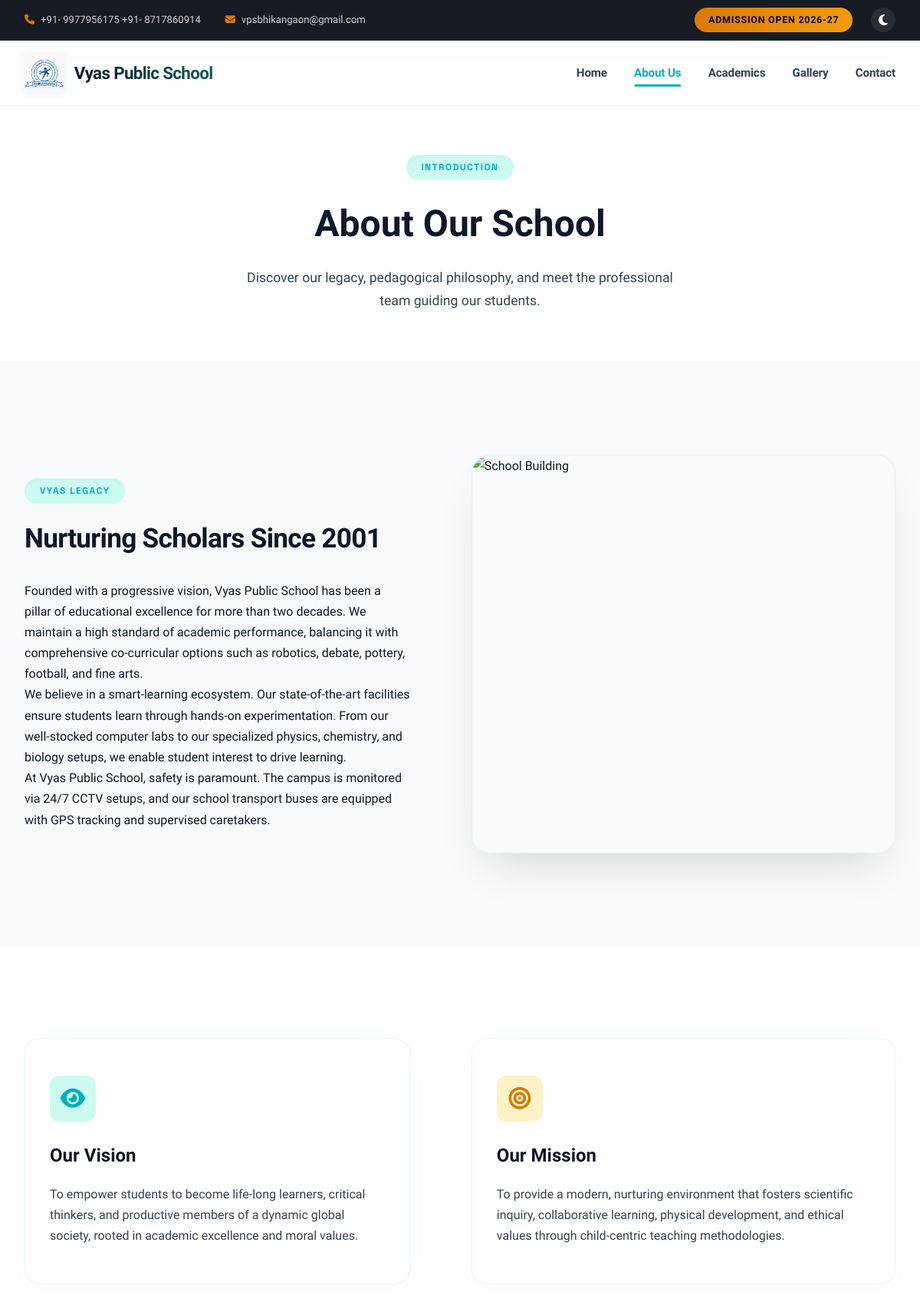
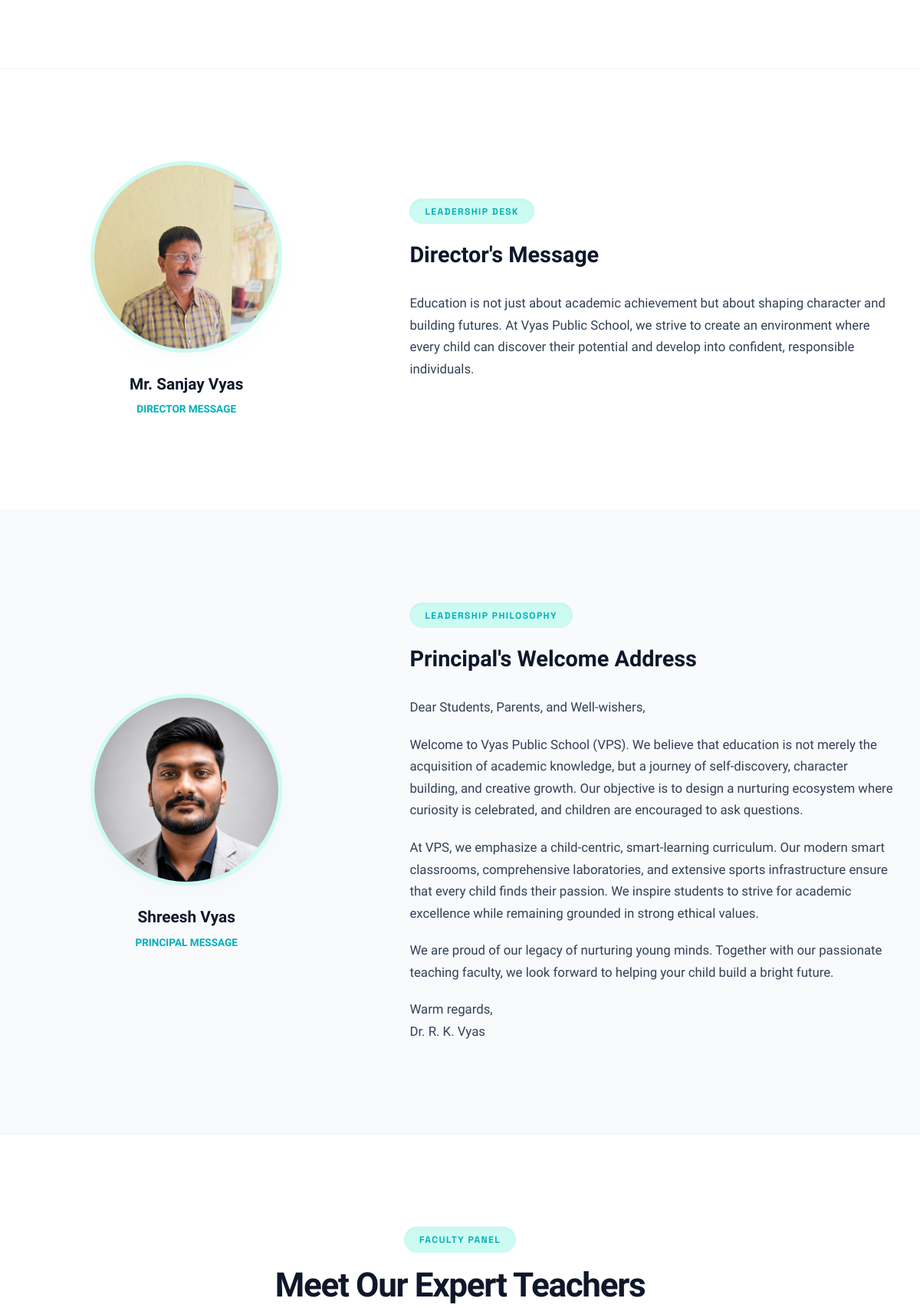
The page /about/ (upper part) on the database its author committed (2 pictures, top to bottom).
### school/models.py (models this page shows, shortened)
class SchoolConfig(models.Model):
    school_name = models.CharField(max_length=200, default="Vyas Public School")
    logo = models.ImageField(upload_to="school/", blank=True, null=True, help_text="Best size: 200x60px (PNG with transparency)")
    favicon = models.ImageField(upload_to="school/", blank=True, null=True)
    email = models.EmailField(default="info@vyaspublicschool.com")
    phone = models.CharField(max_length=50, default="+91 98765 43210")
    address = models.TextField(default="Vyas Public School, Campus Area, City, State, India")
    map_embed_url = models.TextField(
        blank=True,
        null=True,
        help_text="Google Maps Embed iframe src URL. Extract the src attribute from the Google Maps share embed code."
    )
    principal_name = models.CharField(max_length=100, default="Dr. R. K. Vyas")
    principal_title = models.CharField(max_length=100, default="Principal's Message")
    principal_message = models.TextField(
        default="Welcome to Vyas Public School. We are dedicated to fostering academic excellence and character building. Our goal is to prepare students to face global challenges with confidence and integrity."
    )
    principal_photo = models.ImageField(upload_to="school/", blank=True, null=True)
    director_name = models.CharField(max_length=100, default="Mr. Sanjay Vyas")
    director_title = models.CharField(max_length=100, default="Director's Message")
    director_message = models.TextField(
        default="Education is not just about academic achievement but about shaping character and building futures. At Vyas Public School, we strive to create an environment where every child can discover their potential and develop into confident, responsible individuals."
    )
    director_photo = models.ImageField(upload_to="school/", blank=True, null=True)
    stat_students = models.IntegerField(default=1200, verbose_name="Number of Students")
    stat_teachers = models.IntegerField(default=80, verbose_name="Number of Teachers")
    stat_labs = models.IntegerField(default=5, verbose_name="Number of Labs")
    stat_experience = models.IntegerField(default=25, verbose_name="Years of Excellence")
    facebook_url = models.URLField(blank=True, null=True)
    twitter_url = models.URLField(blank=True, null=True)
    instagram_url = models.URLField(blank=True, null=True)
    youtube_url = models.URLField(blank=True, null=True)
    vision = models.TextField(default="To empower students to become life-long learners and productive members of a dynamic global society.")
    mission = models.TextField(default="To provide a nurturing environment that fosters academic excellence, innovation, collaborative learning, and ethical values.")
    class Meta:
        verbose_name = "School Configuration"
        verbose_name_plural = "School Configuration"
    @classmethod
    def get_solo(cls):
        obj, created = cls.objects.get_or_create(id=1)
        return obj

### school/views.py (the view)
# urls.py: path('about/', views.about, name='about'),
def about(request):
    teachers = Teacher.objects.all()
    context = {
        'teachers': teachers,
        'title': 'About Us',
    }
    return render(request, 'school/about.html', context)

### school/context_processors.py (called while the page is built)
def school_settings(request):
    return {
        'school_config': SchoolConfig.get_solo()
    }

### school/templates/school/about.html (shortened to what this page needs)
{% extends 'school/base.html' %}
{% load static %}
{% block content %}
<section class="section-padding bg-light-sec" style="padding: 4rem 0; border-bottom: 1px solid var(--border-color);">
    <div class="container" style="text-align: center;">
        <span class="subtitle-badge">Introduction</span>
        <h1 style="font-family: var(--font-heading); font-size: 3rem; font-weight: 800; color: var(--text-primary);">About Our School</h1>
        <p style="color: var(--text-secondary); max-width: 600px; margin: 1rem auto 0 auto; font-size: 1.1rem;">Discover our legacy, pedagogical philosophy, and meet the professional team guiding our students.</p>
    </div>
</section>
<section class="section-padding">
    <div class="container">
        <div class="about-welcome-grid">
            <div class="about-welcome-content">
                <span class="subtitle-badge">Vyas Legacy</span>
                <h3>Nurturing Scholars Since 2001</h3>
                <p>Founded with a progressive vision, {{ school_config.school_name }} has been a pillar of educational excellence for more than two decades. We maintain a high standard of academic performance, balancing it with comprehensive co-curricular options such as robotics, debate, pottery, football, and fine arts.</p>
                <p>We believe in a smart-learning ecosystem. Our state-of-the-art facilities ensure students learn through hands-on experimentation. From our well-stocked computer labs to our specialized physics, chemistry, and biology setups, we enable student interest to drive learning.</p>
                <p>At {{ school_config.school_name }}, safety is paramount. The campus is monitored via 24/7 CCTV setups, and our school transport buses are equipped with GPS tracking and supervised caretakers.</p>
            </div>
            <div class="about-welcome-image-wrapper">
                <img src="https://images.unsplash.com/photo-1541339907198-e08756dedf3f?q=80&w=800&auto=format&fit=crop" alt="School Building" class="about-main-image">
            </div>
        </div>
    </div>
</section>
<section class="section-padding bg-light-sec" style="border-top: 1px solid var(--border-color); border-bottom: 1px solid var(--border-color);">
    <div class="container">
        <div class="about-welcome-grid" style="align-items: stretch;">
            <div style="background-color: var(--card-bg); border: 1px solid var(--border-color); padding: 3rem 2rem; border-radius: 20px; box-shadow: var(--card-shadow);">
                <div style="width: 60px; height: 60px; border-radius: 12px; background-color: var(--primary-light); color: var(--primary-color); display: flex; align-items: center; justify-content: center; font-size: 1.8rem; margin-bottom: 1.5rem;">
                    <i class="fa-solid fa-eye"></i>
                </div>
                <h3 style="font-family: var(--font-heading); font-size: 1.5rem; font-weight: 700; margin-bottom: 1rem;">Our Vision</h3>
                <p style="color: var(--text-secondary); line-height: 1.7; font-size: 1rem;">{{ school_config.vision }}</p>
            </div>
            <div style="background-color: var(--card-bg); border: 1px solid var(--border-color); padding: 3rem 2rem; border-radius: 20px; box-shadow: var(--card-shadow);">
                <div style="width: 60px; height: 60px; border-radius: 12px; background-color: var(--accent-light); color: var(--accent-color); display: flex; align-items: center; justify-content: center; font-size: 1.8rem; margin-bottom: 1.5rem;">
                    <i class="fa-solid fa-bullseye"></i>
                </div>
                <h3 style="font-family: var(--font-heading); font-size: 1.5rem; font-weight: 700; margin-bottom: 1rem;">Our Mission</h3>
                <p style="color: var(--text-secondary); line-height: 1.7; font-size: 1rem;">{{ school_config.mission }}</p>
            </div>
        </div>
    </div>
</section>
{% if school_config.director_name %}
<section class="section-padding" style="background-color: var(--bg-secondary); border-bottom: 1px solid var(--border-color);">
    <div class="container">
        <div class="about-welcome-grid" style="grid-template-columns: 0.8fr 1.2fr;">
            <div style="text-align: center;">
                {% if school_config.director_photo %}
                    <img src="{{ school_config.director_photo.url }}" alt="{{ school_config.director_name }}" style="width: 250px; height: 250px; border-radius: 50%; object-fit: cover; object-position: center top; border: 5px solid var(--primary-light); margin: 0 auto 1.5rem auto; box-shadow: var(--card-shadow);">
                {% endif %}
                <h4 style="font-family: var(--font-heading); font-size: 1.3rem; font-weight: 700;">{{ school_config.director_name }}</h4>
                <p style="color: var(--primary-color); font-size: 0.85rem; font-weight: 600; text-transform: uppercase; margin-top: 0.2rem;">Director Message</p>
            </div>
            <div>
                <span class="subtitle-badge">Leadership Desk</span>
                <h3 style="font-family: var(--font-heading); font-size: 1.8rem; font-weight: 700; margin-bottom: 1.5rem;">{{ school_config.director_title }}</h3>
                <div style="color: var(--text-secondary); display: flex; flex-direction: column; gap: 1.25rem; font-size: 1.05rem;">
                    {{ school_config.director_message|linebreaks }}
                </div>
            </div>
        </div>
    </div>
</section>
{% endif %}
<section class="section-padding">
    <div class="container">
        <div class="about-welcome-grid" style="grid-template-columns: 0.8fr 1.2fr;">
            <div style="text-align: center;">
                {% if school_config.principal_photo %}
                    <img src="{{ school_config.principal_photo.url }}" alt="{{ school_config.principal_name }}" style="width: 250px; height: 250px; border-radius: 50%; object-fit: cover; object-position: center top; border: 5px solid var(--primary-light); margin: 0 auto 1.5rem auto; box-shadow: var(--card-shadow);">
                {% endif %}
                <h4 style="font-family: var(--font-heading); font-size: 1.3rem; font-weight: 700;">{{ school_config.principal_name }}</h4>
                <p style="color: var(--primary-color); font-size: 0.85rem; font-weight: 600; text-transform: uppercase; margin-top: 0.2rem;">Principal Message</p>
            </div>
            <div>
                <span class="subtitle-badge">Leadership Philosophy</span>
                <h3 style="font-family: var(--font-heading); font-size: 1.8rem; font-weight: 700; margin-bottom: 1.5rem;">{{ school_config.principal_title }}</h3>
                <div style="color: var(--text-secondary); display: flex; flex-direction: column; gap: 1.25rem; font-size: 1.05rem;">
                    {{ school_config.principal_message|linebreaks }}
                </div>
            </div>
        </div>
    </div>
</section>
<section class="section-padding bg-light-sec" style="border-top: 1px solid var(--border-color);">
    <div class="container">
        <div class="section-header">
            <span class="subtitle-badge">Faculty Panel</span>
            <h2>Meet Our Expert Teachers</h2>
        </div>
    </div>
</section>
{% endblock %}

### school/templates/school/base.html (shortened to what this page needs)
{% load static %}
<!DOCTYPE html>
<html lang="en">
<head>
    <link rel="stylesheet" href="https://cdnjs.cloudflare.com/ajax/libs/font-awesome/6.4.0/css/all.min.css">
    <link rel="stylesheet" href="{% static 'school/css/style.css' %}">
</head>
<body>
    <div class="top-bar">
        <div class="container top-bar-content">
            <div class="top-info">
                <span><i class="fa-solid fa-phone"></i> {{ school_config.phone }}</span>
                <span><i class="fa-solid fa-envelope"></i> {{ school_config.email }}</span>
            </div>
            <div class="top-actions">
                <a href="{% url 'school:contact' %}" class="admission-btn-pulse">Admission open 2026-27</a>
                <div class="theme-toggle-wrapper">
                    <button id="theme-toggle" title="Toggle color theme">
                        <i class="fa-solid fa-moon"></i>
                    </button>
                </div>
            </div>
        </div>
    </div>
    <header class="main-header">
        <div class="container header-container">
            <a href="{% url 'school:home' %}" class="logo-area">
                {% if school_config.logo %}
                    <img src="{{ school_config.logo.url }}" alt="{{ school_config.school_name }} Logo" class="school-logo">
                {% else %}
                    <div class="logo-fallback">
                        <span class="logo-v">V</span>
                        <span class="logo-p">P</span>
                        <span class="logo-s">S</span>
                    </div>
                {% endif %}
                <span class="school-name-text">{{ school_config.school_name }}</span>
            </a>
            <nav class="nav-menu">
                <ul class="nav-list">
                    <li><a href="{% url 'school:home' %}" class="nav-link {% if request.resolver_match.view_name == 'school:home' %}active{% endif %}">Home</a></li>
                    <li><a href="{% url 'school:about' %}" class="nav-link {% if request.resolver_match.view_name == 'school:about' %}active{% endif %}">About Us</a></li>
                    <li><a href="{% url 'school:academics' %}" class="nav-link {% if request.resolver_match.view_name == 'school:academics' %}active{% endif %}">Academics</a></li>
                    <li><a href="{% url 'school:gallery' %}" class="nav-link {% if request.resolver_match.view_name == 'school:gallery' %}active{% endif %}">Gallery</a></li>
                    <li><a href="{% url 'school:contact' %}" class="nav-link {% if request.resolver_match.view_name == 'school:contact' %}active{% endif %}">Contact</a></li>
                </ul>
            </nav>
        </div>
    </header>
    <main class="main-content">
        {% block content %}
        {% endblock %}
    </main>
</body>
</html>

### rows shown on the page
SchoolConfig: phone "+91- 9977956175 +91- 8717860914", email "vpsbhikangaon@gmail.com", logo (picture), school_name "Vyas Public School", vision "To empower students to become life-long learners, critical thinkers, and productive members of a dynamic global society, rooted in academic excellence and moral values.", mission "To provide a modern, nurturing environment that fosters scientific inquiry, collaborative learning, physical development, and ethical values through child-centric teaching methodologies.", director_photo (picture), director_name "Mr. Sanjay Vyas", director_title "Director's Message", director_message "Education is not just about academic achievement but about shaping character and building futures. At Vyas Public School, we strive to create an environment where every child can discover their potential and develop into confident, responsible individuals.", principal_photo (picture), principal_name "Shreesh Vyas", principal_title "Principal's Welcome Address", principal_message "Dear Students, Parents, and Well-wishers, Welcome to Vyas Public School (VPS). We believe that education is not merely the acquisition of academic knowledge, but a journey of self-discovery, character building, and creative growth. Our objective is to design a nurturing ecosystem where curiosity is celebrated, and children are encouraged to ask questions. At VPS, we emphasize a child-centric, smart-learning curriculum. Our modern smart classrooms, comprehensive laboratories, and extensive sports infrastructure ensure that every child finds their passion. We inspire students to strive for academic excellence while remaining grounded in strong ethical values. We are proud of our legacy of…"
